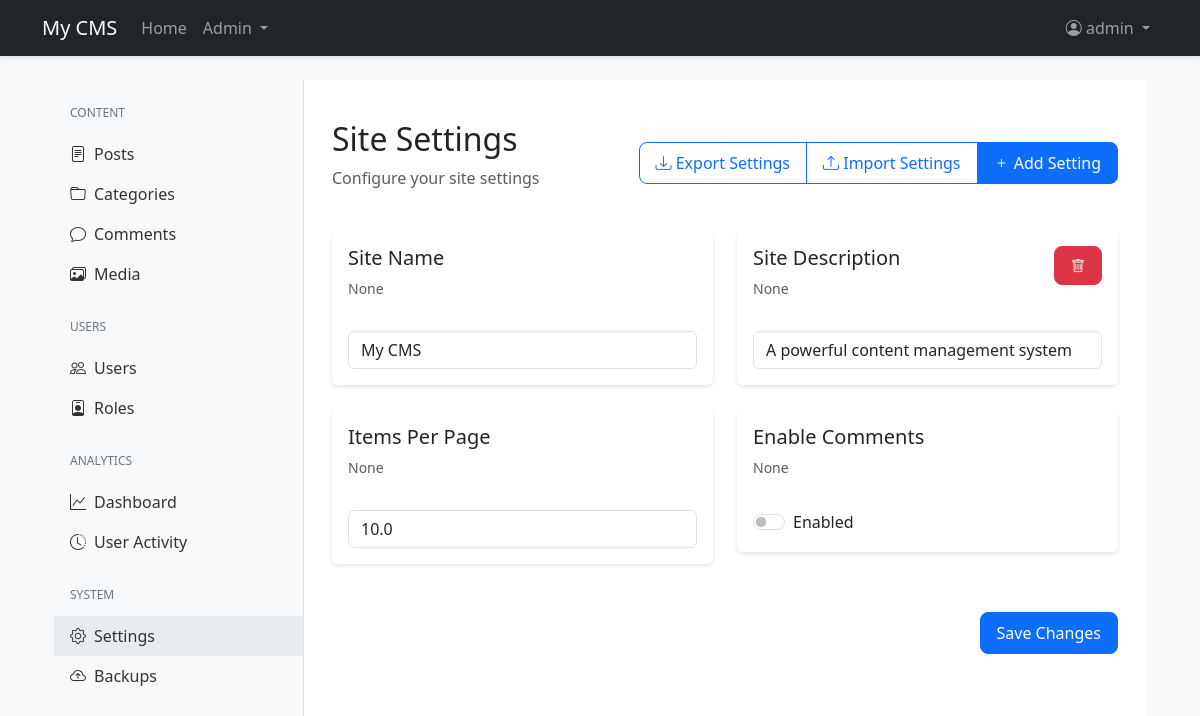
/admin/settings (signed in), run on the app's committed database.
### app/models.py (models this page shows, shortened)
class Settings(db.Model):
    __tablename__ = 'settings'
    _cache = {}
    id = db.Column(db.Integer, primary_key=True)
    key = db.Column(db.String(50), unique=True, nullable=False)
    value = db.Column(db.String(500))
    type = db.Column(db.String(20), default='string')
    description = db.Column(db.String(200))
    @staticmethod
    def get(key, default=None):
        setting = Settings.query.filter_by(key=key).first()
        if setting is None:
            return default
        try:
            if setting.type == 'boolean':
                return setting.value.lower() in ('true', '1', 'yes', 'on')
            elif setting.type == 'integer':
                return int(float(setting.value))
            elif setting.type == 'float':
                return float(setting.value)
            elif setting.type == 'json':
                return json.loads(setting.value)
            else:  # string
                return setting.value
        except (ValueError, json.JSONDecodeError) as e:
            current_app.logger.error(f"Error converting setting {key}: {str(e)}")
            return default

class User(UserMixin, db.Model):
    id = db.Column(db.Integer, primary_key=True)
    username = db.Column(db.String(64), unique=True, nullable=False)
    email = db.Column(db.String(120), unique=True, nullable=False)
    password_hash = db.Column(db.String(128))
    is_admin = db.Column(db.Boolean, default=False)
    is_active = db.Column(db.Boolean, default=True)
    created_at = db.Column(db.DateTime, default=datetime.utcnow)
    last_seen = db.Column(db.DateTime, default=datetime.utcnow)
    profile_image = db.Column(db.String(200))
    bio = db.Column(db.Text)
    website = db.Column(db.String(200))
    social_facebook = db.Column(db.String(200))
    social_twitter = db.Column(db.String(200))
    social_instagram = db.Column(db.String(200))
    email_confirmed = db.Column(db.Boolean, default=False)
    role_id = db.Column(db.Integer, db.ForeignKey('role.id'))
    last_activity = db.Column(db.DateTime, default=datetime.utcnow)
    failed_login_attempts = db.Column(db.Integer, default=0)
    account_locked = db.Column(db.Boolean, default=False)
    account_locked_until = db.Column(db.DateTime)
    must_change_password = db.Column(db.Boolean, default=False)
    password_changed_at = db.Column(db.DateTime)
    posts = db.relationship('Post', backref='author', lazy='dynamic')
    comments = db.relationship('Comment', backref='author', lazy='dynamic')
    likes = db.relationship('Like', backref='user', lazy='dynamic')
    page_views = db.relationship('PageView', back_populates='user', lazy='dynamic')

### app/admin/routes.py (the view, shortened to what this page needs)
@bp.route('/settings', methods=['GET', 'POST'])
@login_required
@admin_required
def settings():
    all_settings = Settings.query.all()
    return render_template('admin/settings.html', settings=all_settings)

### app/admin/routes.py (called while the page is built)
def admin_required(f):
    @wraps(f)
    def decorated_function(*args, **kwargs):
        if not current_user.is_authenticated or not current_user.is_admin:
            flash('You need to be an admin to access this page.', 'danger')
            return redirect(url_for('main.index'))
        return f(*args, **kwargs)
    return decorated_function

### app/models.py (called while the page is built)
@login_manager.user_loader
def load_user(id):
    return User.query.get(int(id))

### app/templates/admin/settings.html (shortened to what this page needs)
{% extends "admin/base.html" %}
{% block admin_content %}
<div class="container mt-4">
    <div class="d-flex justify-content-between align-items-center mb-4">
        <div>
            <h2>Site Settings</h2>
            <p class="text-muted">Configure your site settings</p>
        </div>
        <div class="btn-group">
            <a href="{{ url_for('admin.export_settings') }}" class="btn btn-outline-primary">
                <i class="bi bi-download"></i> Export Settings
            </a>
            <button type="button" class="btn btn-outline-primary" data-bs-toggle="modal" data-bs-target="#importSettingsModal">
                <i class="bi bi-upload"></i> Import Settings
            </button>
            <button type="button" class="btn btn-primary" data-bs-toggle="modal" data-bs-target="#addSettingModal">
                <i class="bi bi-plus"></i> Add Setting
            </button>
        </div>
    </div>
    <form id="settingsForm" method="POST" action="{{ url_for('admin.settings') }}">
        <div class="row">
            {% for setting in settings %}
            <div class="col-md-6 mb-4">
                <div class="card">
                    <div class="card-body">
                        <div class="d-flex justify-content-between align-items-start mb-3">
                            <div>
                                <h5 class="card-title">{{ setting.key|replace('_', ' ')|title }}</h5>
                                <p class="text-muted small">{{ setting.description }}</p>
                            </div>
                            {% if setting.key not in ['site_name', 'items_per_page', 'enable_comments'] %}
                            <button type="button" class="btn btn-danger btn-sm delete-setting" data-setting-id="{{ setting.id }}">
                                <i class="bi bi-trash"></i>
                            </button>
                            {% endif %}
                        </div>
                        {% if setting.type == 'boolean' %}
                        <div class="form-check form-switch">
                            <input type="checkbox" class="form-check-input" name="setting_{{ setting.key }}"
                                   id="setting_{{ setting.key }}" value="true"
                                   {% if setting.value and setting.value.lower() in ('true', '1', 'yes', 'on') %}checked{% endif %}>
                            <label class="form-check-label" for="setting_{{ setting.key }}">Enabled</label>
                        </div>
                        {% elif setting.type == 'number' %}
                        <input type="number" class="form-control" name="setting_{{ setting.key }}"
                               id="setting_{{ setting.key }}" value="{{ setting.value }}" step="any">
                        {% else %}
                        <input type="text" class="form-control" name="setting_{{ setting.key }}"
                               id="setting_{{ setting.key }}" value="{{ setting.value }}">
                        {% endif %}
                    </div>
                </div>
            </div>
            {% endfor %}
        </div>
        <div class="text-end mt-4 mb-4">
            <button type="submit" class="btn btn-primary">Save Changes</button>
        </div>
    </form>
</div>
{% endblock %}

### app/templates/base.html (shortened to what this page needs)
<!DOCTYPE html>
<html lang="en">
<head>
    <link href="https://cdn.jsdelivr.net/npm/bootstrap@5.3.0/dist/css/bootstrap.min.css" rel="stylesheet">
    <link rel="stylesheet" href="https://cdn.jsdelivr.net/npm/bootstrap-icons@1.7.2/font/bootstrap-icons.css">
    <link rel="stylesheet" href="{{ url_for('static', filename='css/style.css') }}">
</head>
<body>
    <nav class="navbar navbar-expand-lg navbar-dark bg-dark">
        <div class="container">
            <a class="navbar-brand" href="{{ url_for('main.index') }}">{{ get_setting('site_name', 'CMS') }}</a>
            <div class="collapse navbar-collapse" id="navbarNav">
                <ul class="navbar-nav me-auto">
                    <li class="nav-item">
                        <a class="nav-link" href="{{ url_for('main.index') }}">Home</a>
                    </li>
                    {% if current_user.is_authenticated and current_user.is_admin %}
                    <li class="nav-item dropdown">
                        <a class="nav-link dropdown-toggle" href="#" id="adminDropdown" role="button"
                           data-bs-toggle="dropdown" aria-expanded="false">
                            Admin
                        </a>
                    </li>
                    {% endif %}
                </ul>
                <ul class="navbar-nav">
                    {% if current_user.is_authenticated %}
                    <li class="nav-item dropdown">
                        <a class="nav-link dropdown-toggle" href="#" id="userDropdown" role="button"
                           data-bs-toggle="dropdown" aria-expanded="false">
                            <i class="bi bi-person-circle"></i> {{ current_user.username }}
                        </a>
                    </li>
                    {% endif %}
                </ul>
            </div>
        </div>
    </nav>
    <div class="container mt-4">
        {% block content %}{% endblock %}
    </div>
    {% block scripts %}{% endblock %}
</body>
</html>

### app/static/css/style.css (style rules this page uses)
body { background-color: #f8f9fa; }
.card { box-shadow: 0 2px 4px rgba(0,0,0,0.1); border: none; }
.navbar { box-shadow: 0 2px 4px rgba(0,0,0,0.1); }
.btn { border-radius: 0.5rem; padding: 0.5rem 1rem; }

### data on the page
Settings: type+value "My CMS", key "Site Name", description "None", value "My CMS"
User: username "admin"
Settings: key "Site Description", description "None", value "A powerful content management system"
Settings: key "Items Per Page", description "None", value "10.0"
Settings: key "Enable Comments", description "None"
